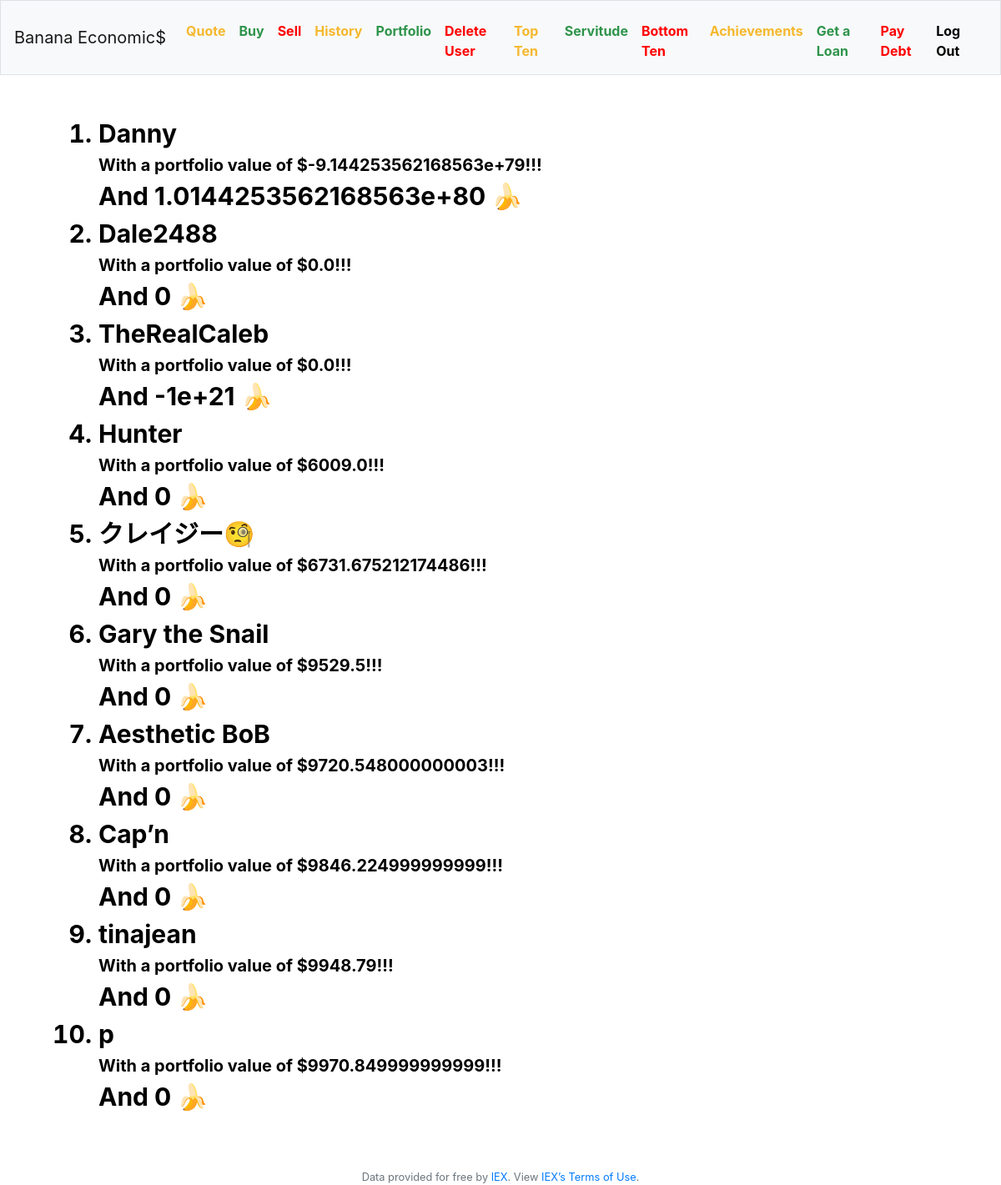
The app's page /bottomten (signed in), older data.
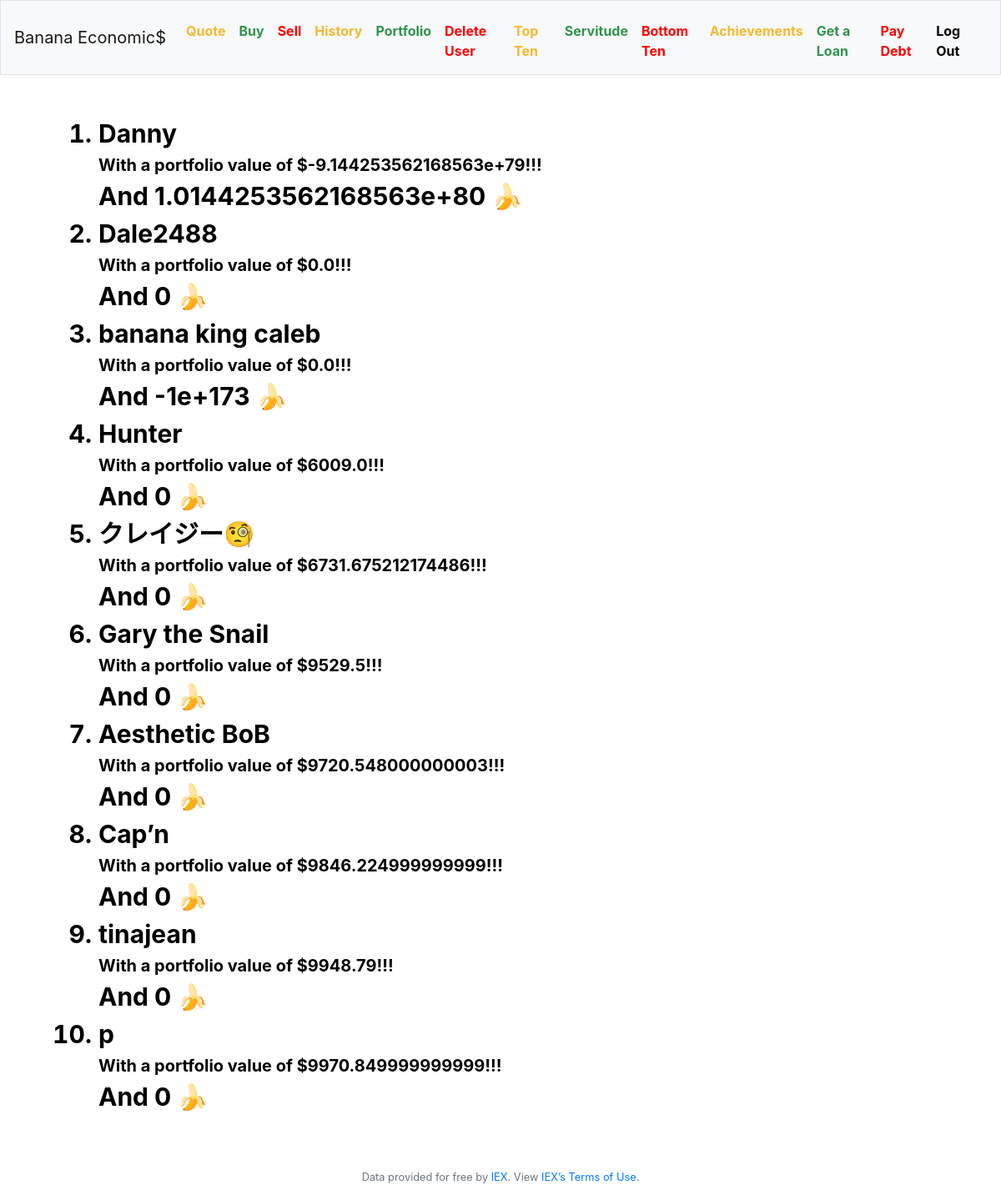
The same page, newer data.
### tables this page shows
CREATE TABLE users (id INTEGER, username TEXT NOT NULL, hash TEXT NOT NULL, cash NUMERIC NOT NULL DEFAULT 10000.00, totalValue, bananas INTEGER, bananaTime INTEGER, PRIMARY KEY(id));

### flask_app.py (the view)
@app.route("/bottomten", methods=["GET"])
@login_required
def bottomTen():
    db.execute("UPDATE users SET bananas = 0 WHERE bananas is NULL")
    topTentmp = db.execute("SELECT username, totalValue, bananas FROM users GROUP BY username ORDER BY totalValue ASC LIMIT 10")
    topTenUser = [None] * len(topTentmp)
    topTenValue = [None] * len(topTentmp)
    bananas = [None] * len(topTentmp)
    for i in range(len(topTentmp)):
        topTenUser[i] = topTentmp[i]['username']
        bananas[i] = topTentmp[i]['bananas']
        topTenValue[i] = float(topTentmp[i]['totalValue'])# - float(bananas[i])
    return render_template("bottomten.html", length=topTentmp, username=topTenUser, portfolioValue=topTenValue, bananas=bananas)

### flask_app.py (called while the page is built)
@app.after_request
def after_request(response):
    response.headers["Cache-Control"] = "no-cache, no-store, must-revalidate"
    response.headers["Expires"] = 0
    response.headers["Pragma"] = "no-cache"
    return response

### helpers.py (called while the page is built)
def login_required(f):
    @wraps(f)
    def decorated_function(*args, **kwargs):
        if session.get("user_id") is None:
            return redirect("/login")
        return f(*args, **kwargs)
    return decorated_function

### templates/bottomten.html (shortened to what this page needs)
{% extends 'layout.html' %}
{% block main %}
    <ol action='/topten'>
        {% for i in length %}
        <li style='font-size:30px;font-weight:bold;color:black;'>
            {{ username[loop.index0] }}
            <div style='font-size:20px;font-weight:bold;color:black;'>
                With a portfolio value of ${{ portfolioValue[loop.index0] }}!!!
            </div>
            <div>
                And {{ bananas[loop.index0] }} 🍌
            </div>
        </li>
        {% endfor %}
    </ol>
{% endblock %}

### templates/layout.html (shortened to what this page needs)
<!DOCTYPE html>
<html lang="en">
    <head>
        <link rel="stylesheet" href="https://cdn.jsdelivr.net/npm/bootstrap@4.5.3/dist/css/bootstrap.min.css">
        <link href="/static/styles.css" rel="stylesheet">
    </head>
    <body>
        <nav class="navbar navbar-expand-md navbar-light bg-light border">
            <a class="navbar-brand" href="/"><span class="yellow">Banana </span><span class="green">E</span><span class="yellow">c</span><span class="green">o</span><span class="yellow">n</span><span class="green">o</span><span class="yellow">m</span><span class="green">i</span><span class="yellow">c</span><span class="green">$</span></a>
            <div class="collapse navbar-collapse" id="navbar">
                {% if session.user_id %}
                    <ul class="navbar-nav mr-auto mt-2">
                        <li class="nav-item"><a class="nav-link" href="/quote" style='font-weight:bold;color:#f5b82e;'>Quote</a></li>
                        <li class="nav-item"><a class="nav-link" href="/buy" style='color:#2e944b;font-weight:bold;'>Buy</a></li>
                        <li class="nav-item"><a class="nav-link" href="/sell" style='color:red;font-weight:bold;'>Sell</a></li>
                        <li class="nav-item"><a class="nav-link" href="/history" style='color:#f5b82e;font-weight:bold'>History</a></li>
                        <li class="nav-item"><a class="nav-link" href="/" style='color:#2e944b;font-weight:bold;'>Portfolio</a></li>
                        <li class = "nav-item"><a class="nav-link" href="/delete" style='color:red;font-weight:bold;'>Delete User</a></li>
                        <li class = "nav-item"><a class="nav-link" href="/topten" style='font-weight:bold;color:#f5b82e'>Top Ten</a></li>
                        <li class = "nav-item"><a class="nav-link" href="/bananaHarvest" style='font-weight:bold;color:#2e944b'>Servitude</a></li>
                        <li class = "nav-item"><a class="nav-link" href="/bottomten" style='font-weight:bold;color:red'>Bottom Ten</a></li>
                        <li class = "nav-item"><a class="nav-link" href="/achievements" style='font-weight:bold;color:#f5b82e'>Achievements</a></li>
                        <li class = "nav-item"><a class="nav-link" href="/getloan" style='font-weight:bold;color:#2e944b'>Get a Loan</a></li>
                        <li class = "nav-item"><a class="nav-link" href="/payloan" style='font-weight:bold;color:red'>Pay Debt</a></li>
                    </ul>
                    <ul class="navbar-nav ml-auto mt-2">
                        <li class="nav-item"><a class="nav-link" href="/logout" style='font-weight:bold;color:black;'>Log Out</a></li>
                    </ul>
                {% else %}
                    <ul class="navbar-nav ml-auto mt-2">
                        <li class="nav-item"><a class="nav-link" href="/register" style='font-weight:bold;color:black;'>Register</a></li>
                        <li class="nav-item"><a class="nav-link" href="/login" style='font-weight:bold;color:black;'>Log In</a></li>
                    </ul>
                {% endif %}
            </div>
        </nav>
        <main class="container p-5">
            {% block main %}{% endblock %}
        </main>
        <footer class="small text-center text-muted">
            Data provided for free by <a href="https://iextrading.com/developer">IEX</a>. View <a href="https://iextrading.com/api-exhibit-a/">IEX’s Terms of Use</a>.
        </footer>
    </body>
</html>

Row changes from the older to the newer data that the page shows:
removed users: username "TheRealCaleb", totalValue "0.0", bananas "-1e+21"
added users: username "banana king caleb", totalValue "0.0", bananas "-1e+173"
